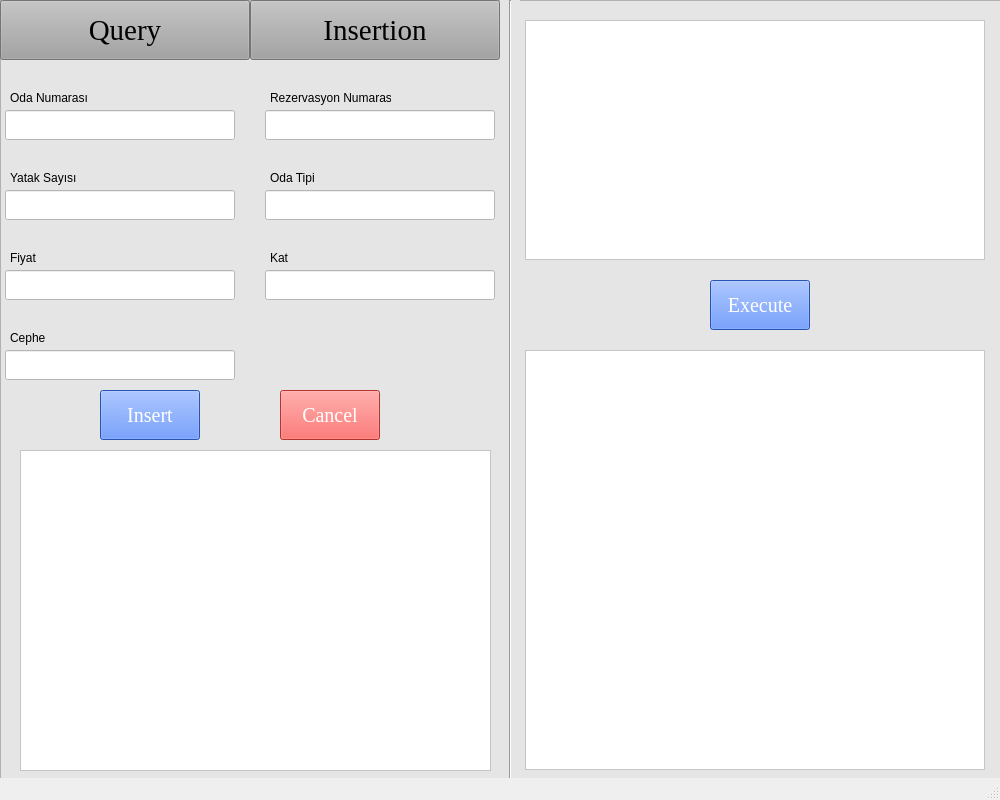
<?xml version="1.0" encoding="UTF-8"?>
<ui version="4.0">
 <class>MainWindow</class>
 <widget class="QMainWindow" name="MainWindow">
  <property name="geometry">
   <rect>
    <x>0</x>
    <y>0</y>
    <width>1000</width>
    <height>800</height>
   </rect>
  </property>
  <property name="windowTitle">
   <string>MainWindow</string>
  </property>
  <widget class="QWidget" name="centralwidget">
   <widget class="QFrame" name="frame_5">
    <property name="geometry">
     <rect>
      <x>0</x>
      <y>0</y>
      <width>1001</width>
      <height>800</height>
     </rect>
    </property>
    <property name="styleSheet">
     <string notr="true">background-color: rgb(229, 229, 229);</string>
    </property>
    <property name="frameShape">
     <enum>QFrame::StyledPanel</enum>
    </property>
    <property name="frameShadow">
     <enum>QFrame::Raised</enum>
    </property>
    <widget class="QPushButton" name="pushButton">
     <property name="geometry">
      <rect>
       <x>0</x>
       <y>0</y>
       <width>250</width>
       <height>60</height>
      </rect>
     </property>
     <property name="font">
      <font>
       <family>Times New Roman</family>
       <pointsize>22</pointsize>
      </font>
     </property>
     <property name="styleSheet">
      <string notr="true">background-color: rgb(163, 163, 163);</string>
     </property>
     <property name="text">
      <string>Query</string>
     </property>
    </widget>
    <widget class="QPushButton" name="pushButton_2">
     <property name="geometry">
      <rect>
       <x>250</x>
       <y>0</y>
       <width>250</width>
       <height>60</height>
      </rect>
     </property>
     <property name="font">
      <font>
       <family>Times New Roman</family>
       <pointsize>22</pointsize>
      </font>
     </property>
     <property name="styleSheet">
      <string notr="true">background-color: rgb(163, 163, 163);</string>
     </property>
     <property name="text">
      <string>Insertion</string>
     </property>
    </widget>
    <widget class="QTextEdit" name="textEdit">
     <property name="geometry">
      <rect>
       <x>525</x>
       <y>20</y>
       <width>460</width>
       <height>240</height>
      </rect>
     </property>
     <property name="styleSheet">
      <string notr="true">background-color: rgb(255, 255, 255);</string>
     </property>
    </widget>
    <widget class="QPushButton" name="pushButton_5">
     <property name="geometry">
      <rect>
       <x>710</x>
       <y>280</y>
       <width>100</width>
       <height>50</height>
      </rect>
     </property>
     <property name="palette">
      <palette>
       <active>
        <colorrole role="WindowText">
         <brush brushstyle="SolidPattern">
          <color alpha="255">
           <red>255</red>
           <green>255</green>
           <blue>255</blue>
          </color>
         </brush>
        </colorrole>
        <colorrole role="Button">
         <brush brushstyle="SolidPattern">
          <color alpha="255">
           <red>56</red>
           <green>116</green>
           <blue>255</blue>
          </color>
         </brush>
        </colorrole>
        <colorrole role="Light">
         <brush brushstyle="SolidPattern">
          <color alpha="255">
           <red>51</red>
           <green>133</green>
           <blue>255</blue>
          </color>
         </brush>
        </colorrole>
        <colorrole role="Text">
         <brush brushstyle="SolidPattern">
          <color alpha="255">
           <red>255</red>
           <green>255</green>
           <blue>255</blue>
          </color>
         </brush>
        </colorrole>
        <colorrole role="ButtonText">
         <brush brushstyle="SolidPattern">
          <color alpha="255">
           <red>255</red>
           <green>255</green>
           <blue>255</blue>
          </color>
         </brush>
        </colorrole>
        <colorrole role="Base">
         <brush brushstyle="SolidPattern">
          <color alpha="255">
           <red>56</red>
           <green>116</green>
           <blue>255</blue>
          </color>
         </brush>
        </colorrole>
        <colorrole role="Window">
         <brush brushstyle="SolidPattern">
          <color alpha="255">
           <red>56</red>
           <green>116</green>
           <blue>255</blue>
          </color>
         </brush>
        </colorrole>
       </active>
       <inactive>
        <colorrole role="WindowText">
         <brush brushstyle="SolidPattern">
          <color alpha="255">
           <red>255</red>
           <green>255</green>
           <blue>255</blue>
          </color>
         </brush>
        </colorrole>
        <colorrole role="Button">
         <brush brushstyle="SolidPattern">
          <color alpha="255">
           <red>56</red>
           <green>116</green>
           <blue>255</blue>
          </color>
         </brush>
        </colorrole>
        <colorrole role="Light">
         <brush brushstyle="SolidPattern">
          <color alpha="255">
           <red>51</red>
           <green>133</green>
           <blue>255</blue>
          </color>
         </brush>
        </colorrole>
        <colorrole role="Text">
         <brush brushstyle="SolidPattern">
          <color alpha="255">
           <red>255</red>
           <green>255</green>
           <blue>255</blue>
          </color>
         </brush>
        </colorrole>
        <colorrole role="ButtonText">
         <brush brushstyle="SolidPattern">
          <color alpha="255">
           <red>255</red>
           <green>255</green>
           <blue>255</blue>
          </color>
         </brush>
        </colorrole>
        <colorrole role="Base">
         <brush brushstyle="SolidPattern">
          <color alpha="255">
           <red>56</red>
           <green>116</green>
           <blue>255</blue>
          </color>
         </brush>
        </colorrole>
        <colorrole role="Window">
         <brush brushstyle="SolidPattern">
          <color alpha="255">
           <red>56</red>
           <green>116</green>
           <blue>255</blue>
          </color>
         </brush>
        </colorrole>
       </inactive>
       <disabled>
        <colorrole role="WindowText">
         <brush brushstyle="SolidPattern">
          <color alpha="255">
           <red>255</red>
           <green>255</green>
           <blue>255</blue>
          </color>
         </brush>
        </colorrole>
        <colorrole role="Button">
         <brush brushstyle="SolidPattern">
          <color alpha="255">
           <red>56</red>
           <green>116</green>
           <blue>255</blue>
          </color>
         </brush>
        </colorrole>
        <colorrole role="Light">
         <brush brushstyle="SolidPattern">
          <color alpha="255">
           <red>51</red>
           <green>133</green>
           <blue>255</blue>
          </color>
         </brush>
        </colorrole>
        <colorrole role="Text">
         <brush brushstyle="SolidPattern">
          <color alpha="255">
           <red>255</red>
           <green>255</green>
           <blue>255</blue>
          </color>
         </brush>
        </colorrole>
        <colorrole role="ButtonText">
         <brush brushstyle="SolidPattern">
          <color alpha="255">
           <red>255</red>
           <green>255</green>
           <blue>255</blue>
          </color>
         </brush>
        </colorrole>
        <colorrole role="Base">
         <brush brushstyle="SolidPattern">
          <color alpha="255">
           <red>56</red>
           <green>116</green>
           <blue>255</blue>
          </color>
         </brush>
        </colorrole>
        <colorrole role="Window">
         <brush brushstyle="SolidPattern">
          <color alpha="255">
           <red>56</red>
           <green>116</green>
           <blue>255</blue>
          </color>
         </brush>
        </colorrole>
       </disabled>
      </palette>
     </property>
     <property name="font">
      <font>
       <family>Times New Roman</family>
       <pointsize>15</pointsize>
      </font>
     </property>
     <property name="styleSheet">
      <string notr="true">background-color: rgb(56, 116, 255);
color: rgb(255, 255, 255);</string>
     </property>
     <property name="text">
      <string>Execute</string>
     </property>
    </widget>
    <widget class="QTextEdit" name="textEdit_2">
     <property name="geometry">
      <rect>
       <x>525</x>
       <y>350</y>
       <width>460</width>
       <height>420</height>
      </rect>
     </property>
     <property name="styleSheet">
      <string notr="true">background-color: rgb(255, 255, 255);</string>
     </property>
     <property name="readOnly">
      <bool>true</bool>
     </property>
    </widget>
    <widget class="Line" name="line_5">
     <property name="geometry">
      <rect>
       <x>500</x>
       <y>0</y>
       <width>20</width>
       <height>811</height>
      </rect>
     </property>
     <property name="orientation">
      <enum>Qt::Vertical</enum>
     </property>
    </widget>
    <widget class="QLineEdit" name="lineEdit">
     <property name="geometry">
      <rect>
       <x>5</x>
       <y>110</y>
       <width>230</width>
       <height>30</height>
      </rect>
     </property>
     <property name="styleSheet">
      <string notr="true">background-color: rgb(255, 255, 255);</string>
     </property>
     <property name="text">
      <string/>
     </property>
    </widget>
    <widget class="QLineEdit" name="lineEdit_2">
     <property name="geometry">
      <rect>
       <x>265</x>
       <y>110</y>
       <width>230</width>
       <height>30</height>
      </rect>
     </property>
     <property name="styleSheet">
      <string notr="true">background-color: rgb(255, 255, 255);</string>
     </property>
     <property name="text">
      <string/>
     </property>
    </widget>
    <widget class="QLineEdit" name="lineEdit_3">
     <property name="geometry">
      <rect>
       <x>5</x>
       <y>190</y>
       <width>230</width>
       <height>30</height>
      </rect>
     </property>
     <property name="styleSheet">
      <string notr="true">background-color: rgb(255, 255, 255);</string>
     </property>
     <property name="text">
      <string/>
     </property>
    </widget>
    <widget class="QLineEdit" name="lineEdit_5">
     <property name="geometry">
      <rect>
       <x>5</x>
       <y>270</y>
       <width>230</width>
       <height>30</height>
      </rect>
     </property>
     <property name="styleSheet">
      <string notr="true">background-color: rgb(255, 255, 255);</string>
     </property>
     <property name="text">
      <string/>
     </property>
    </widget>
    <widget class="QLineEdit" name="lineEdit_4">
     <property name="geometry">
      <rect>
       <x>265</x>
       <y>190</y>
       <width>230</width>
       <height>30</height>
      </rect>
     </property>
     <property name="styleSheet">
      <string notr="true">background-color: rgb(255, 255, 255);</string>
     </property>
     <property name="text">
      <string/>
     </property>
    </widget>
    <widget class="QLineEdit" name="lineEdit_6">
     <property name="geometry">
      <rect>
       <x>265</x>
       <y>270</y>
       <width>230</width>
       <height>30</height>
      </rect>
     </property>
     <property name="styleSheet">
      <string notr="true">background-color: rgb(255, 255, 255);</string>
     </property>
     <property name="text">
      <string/>
     </property>
    </widget>
    <widget class="QLabel" name="label_19">
     <property name="geometry">
      <rect>
       <x>10</x>
       <y>90</y>
       <width>111</width>
       <height>16</height>
      </rect>
     </property>
     <property name="text">
      <string>Oda Numarası</string>
     </property>
    </widget>
    <widget class="QLabel" name="label_20">
     <property name="geometry">
      <rect>
       <x>270</x>
       <y>90</y>
       <width>121</width>
       <height>16</height>
      </rect>
     </property>
     <property name="text">
      <string>Rezervasyon Numarası</string>
     </property>
    </widget>
    <widget class="QLabel" name="label_21">
     <property name="geometry">
      <rect>
       <x>10</x>
       <y>170</y>
       <width>111</width>
       <height>16</height>
      </rect>
     </property>
     <property name="text">
      <string>Yatak Sayısı</string>
     </property>
    </widget>
    <widget class="QLabel" name="label_22">
     <property name="geometry">
      <rect>
       <x>270</x>
       <y>170</y>
       <width>111</width>
       <height>16</height>
      </rect>
     </property>
     <property name="text">
      <string>Oda Tipi</string>
     </property>
    </widget>
    <widget class="QLabel" name="label_23">
     <property name="geometry">
      <rect>
       <x>10</x>
       <y>250</y>
       <width>111</width>
       <height>16</height>
      </rect>
     </property>
     <property name="text">
      <string>Fiyat</string>
     </property>
    </widget>
    <widget class="QLabel" name="label_24">
     <property name="geometry">
      <rect>
       <x>270</x>
       <y>250</y>
       <width>111</width>
       <height>16</height>
      </rect>
     </property>
     <property name="text">
      <string>Kat</string>
     </property>
    </widget>
    <widget class="QPushButton" name="pushButton_3">
     <property name="geometry">
      <rect>
       <x>100</x>
       <y>390</y>
       <width>100</width>
       <height>50</height>
      </rect>
     </property>
     <property name="palette">
      <palette>
       <active>
        <colorrole role="WindowText">
         <brush brushstyle="SolidPattern">
          <color alpha="255">
           <red>255</red>
           <green>255</green>
           <blue>255</blue>
          </color>
         </brush>
        </colorrole>
        <colorrole role="Button">
         <brush brushstyle="SolidPattern">
          <color alpha="255">
           <red>56</red>
           <green>116</green>
           <blue>255</blue>
          </color>
         </brush>
        </colorrole>
        <colorrole role="Light">
         <brush brushstyle="SolidPattern">
          <color alpha="255">
           <red>51</red>
           <green>133</green>
           <blue>255</blue>
          </color>
         </brush>
        </colorrole>
        <colorrole role="Text">
         <brush brushstyle="SolidPattern">
          <color alpha="255">
           <red>255</red>
           <green>255</green>
           <blue>255</blue>
          </color>
         </brush>
        </colorrole>
        <colorrole role="ButtonText">
         <brush brushstyle="SolidPattern">
          <color alpha="255">
           <red>255</red>
           <green>255</green>
           <blue>255</blue>
          </color>
         </brush>
        </colorrole>
        <colorrole role="Base">
         <brush brushstyle="SolidPattern">
          <color alpha="255">
           <red>56</red>
           <green>116</green>
           <blue>255</blue>
          </color>
         </brush>
        </colorrole>
        <colorrole role="Window">
         <brush brushstyle="SolidPattern">
          <color alpha="255">
           <red>56</red>
           <green>116</green>
           <blue>255</blue>
          </color>
         </brush>
        </colorrole>
       </active>
       <inactive>
        <colorrole role="WindowText">
         <brush brushstyle="SolidPattern">
          <color alpha="255">
           <red>255</red>
           <green>255</green>
           <blue>255</blue>
          </color>
         </brush>
        </colorrole>
        <colorrole role="Button">
         <brush brushstyle="SolidPattern">
          <color alpha="255">
           <red>56</red>
           <green>116</green>
           <blue>255</blue>
          </color>
         </brush>
        </colorrole>
        <colorrole role="Light">
         <brush brushstyle="SolidPattern">
          <color alpha="255">
           <red>51</red>
           <green>133</green>
           <blue>255</blue>
          </color>
         </brush>
        </colorrole>
        <colorrole role="Text">
         <brush brushstyle="SolidPattern">
          <color alpha="255">
           <red>255</red>
           <green>255</green>
           <blue>255</blue>
          </color>
         </brush>
        </colorrole>
        <colorrole role="ButtonText">
         <brush brushstyle="SolidPattern">
          <color alpha="255">
           <red>255</red>
           <green>255</green>
           <blue>255</blue>
          </color>
         </brush>
        </colorrole>
        <colorrole role="Base">
         <brush brushstyle="SolidPattern">
          <color alpha="255">
           <red>56</red>
           <green>116</green>
           <blue>255</blue>
          </color>
         </brush>
        </colorrole>
        <colorrole role="Window">
         <brush brushstyle="SolidPattern">
          <color alpha="255">
           <red>56</red>
           <green>116</green>
           <blue>255</blue>
          </color>
         </brush>
        </colorrole>
       </inactive>
       <disabled>
        <colorrole role="WindowText">
         <brush brushstyle="SolidPattern">
          <color alpha="255">
           <red>255</red>
           <green>255</green>
           <blue>255</blue>
          </color>
         </brush>
        </colorrole>
        <colorrole role="Button">
         <brush brushstyle="SolidPattern">
          <color alpha="255">
           <red>56</red>
           <green>116</green>
           <blue>255</blue>
          </color>
         </brush>
        </colorrole>
        <colorrole role="Light">
         <brush brushstyle="SolidPattern">
          <color alpha="255">
           <red>51</red>
           <green>133</green>
           <blue>255</blue>
          </color>
         </brush>
        </colorrole>
        <colorrole role="Text">
         <brush brushstyle="SolidPattern">
          <color alpha="255">
           <red>255</red>
           <green>255</green>
           <blue>255</blue>
          </color>
         </brush>
        </colorrole>
        <colorrole role="ButtonText">
         <brush brushstyle="SolidPattern">
          <color alpha="255">
           <red>255</red>
           <green>255</green>
           <blue>255</blue>
          </color>
         </brush>
        </colorrole>
        <colorrole role="Base">
         <brush brushstyle="SolidPattern">
          <color alpha="255">
           <red>56</red>
           <green>116</green>
           <blue>255</blue>
          </color>
         </brush>
        </colorrole>
        <colorrole role="Window">
         <brush brushstyle="SolidPattern">
          <color alpha="255">
           <red>56</red>
           <green>116</green>
           <blue>255</blue>
          </color>
         </brush>
        </colorrole>
       </disabled>
      </palette>
     </property>
     <property name="font">
      <font>
       <family>Times New Roman</family>
       <pointsize>15</pointsize>
      </font>
     </property>
     <property name="styleSheet">
      <string notr="true">background-color: rgb(56, 116, 255);
color: rgb(255, 255, 255);</string>
     </property>
     <property name="text">
      <string>Insert</string>
     </property>
    </widget>
    <widget class="QPushButton" name="pushButton_4">
     <property name="geometry">
      <rect>
       <x>280</x>
       <y>390</y>
       <width>100</width>
       <height>50</height>
      </rect>
     </property>
     <property name="palette">
      <palette>
       <active>
        <colorrole role="WindowText">
         <brush brushstyle="SolidPattern">
          <color alpha="255">
           <red>255</red>
           <green>255</green>
           <blue>255</blue>
          </color>
         </brush>
        </colorrole>
        <colorrole role="Button">
         <brush brushstyle="SolidPattern">
          <color alpha="255">
           <red>255</red>
           <green>71</green>
           <blue>65</blue>
          </color>
         </brush>
        </colorrole>
        <colorrole role="Light">
         <brush brushstyle="SolidPattern">
          <color alpha="255">
           <red>51</red>
           <green>133</green>
           <blue>255</blue>
          </color>
         </brush>
        </colorrole>
        <colorrole role="Text">
         <brush brushstyle="SolidPattern">
          <color alpha="255">
           <red>255</red>
           <green>255</green>
           <blue>255</blue>
          </color>
         </brush>
        </colorrole>
        <colorrole role="ButtonText">
         <brush brushstyle="SolidPattern">
          <color alpha="255">
           <red>255</red>
           <green>255</green>
           <blue>255</blue>
          </color>
         </brush>
        </colorrole>
        <colorrole role="Base">
         <brush brushstyle="SolidPattern">
          <color alpha="255">
           <red>255</red>
           <green>71</green>
           <blue>65</blue>
          </color>
         </brush>
        </colorrole>
        <colorrole role="Window">
         <brush brushstyle="SolidPattern">
          <color alpha="255">
           <red>255</red>
           <green>71</green>
           <blue>65</blue>
          </color>
         </brush>
        </colorrole>
       </active>
       <inactive>
        <colorrole role="WindowText">
         <brush brushstyle="SolidPattern">
          <color alpha="255">
           <red>255</red>
           <green>255</green>
           <blue>255</blue>
          </color>
         </brush>
        </colorrole>
        <colorrole role="Button">
         <brush brushstyle="SolidPattern">
          <color alpha="255">
           <red>255</red>
           <green>71</green>
           <blue>65</blue>
          </color>
         </brush>
        </colorrole>
        <colorrole role="Light">
         <brush brushstyle="SolidPattern">
          <color alpha="255">
           <red>51</red>
           <green>133</green>
           <blue>255</blue>
          </color>
         </brush>
        </colorrole>
        <colorrole role="Text">
         <brush brushstyle="SolidPattern">
          <color alpha="255">
           <red>255</red>
           <green>255</green>
           <blue>255</blue>
          </color>
         </brush>
        </colorrole>
        <colorrole role="ButtonText">
         <brush brushstyle="SolidPattern">
          <color alpha="255">
           <red>255</red>
           <green>255</green>
           <blue>255</blue>
          </color>
         </brush>
        </colorrole>
        <colorrole role="Base">
         <brush brushstyle="SolidPattern">
          <color alpha="255">
           <red>255</red>
           <green>71</green>
           <blue>65</blue>
          </color>
         </brush>
        </colorrole>
        <colorrole role="Window">
         <brush brushstyle="SolidPattern">
          <color alpha="255">
           <red>255</red>
           <green>71</green>
           <blue>65</blue>
          </color>
         </brush>
        </colorrole>
       </inactive>
       <disabled>
        <colorrole role="WindowText">
         <brush brushstyle="SolidPattern">
          <color alpha="255">
           <red>255</red>
           <green>255</green>
           <blue>255</blue>
          </color>
         </brush>
        </colorrole>
        <colorrole role="Button">
         <brush brushstyle="SolidPattern">
          <color alpha="255">
           <red>255</red>
           <green>71</green>
           <blue>65</blue>
          </color>
         </brush>
        </colorrole>
        <colorrole role="Light">
         <brush brushstyle="SolidPattern">
          <color alpha="255">
           <red>51</red>
           <green>133</green>
           <blue>255</blue>
          </color>
         </brush>
        </colorrole>
        <colorrole role="Text">
         <brush brushstyle="SolidPattern">
          <color alpha="255">
           <red>255</red>
           <green>255</green>
           <blue>255</blue>
          </color>
         </brush>
        </colorrole>
        <colorrole role="ButtonText">
         <brush brushstyle="SolidPattern">
          <color alpha="255">
           <red>255</red>
           <green>255</green>
           <blue>255</blue>
          </color>
         </brush>
        </colorrole>
        <colorrole role="Base">
         <brush brushstyle="SolidPattern">
          <color alpha="255">
           <red>255</red>
           <green>71</green>
           <blue>65</blue>
          </color>
         </brush>
        </colorrole>
        <colorrole role="Window">
         <brush brushstyle="SolidPattern">
          <color alpha="255">
           <red>255</red>
           <green>71</green>
           <blue>65</blue>
          </color>
         </brush>
        </colorrole>
       </disabled>
      </palette>
     </property>
     <property name="font">
      <font>
       <family>Times New Roman</family>
       <pointsize>15</pointsize>
      </font>
     </property>
     <property name="styleSheet">
      <string notr="true">color: rgb(255, 255, 255);
background-color: rgb(255, 71, 65);</string>
     </property>
     <property name="text">
      <string>Cancel</string>
     </property>
    </widget>
    <widget class="QTextEdit" name="textEdit_3">
     <property name="geometry">
      <rect>
       <x>20</x>
       <y>450</y>
       <width>471</width>
       <height>321</height>
      </rect>
     </property>
     <property name="styleSheet">
      <string notr="true">background-color: rgb(255, 255, 255);</string>
     </property>
     <property name="readOnly">
      <bool>true</bool>
     </property>
    </widget>
    <widget class="QLineEdit" name="lineEdit_7">
     <property name="geometry">
      <rect>
       <x>5</x>
       <y>350</y>
       <width>230</width>
       <height>30</height>
      </rect>
     </property>
     <property name="styleSheet">
      <string notr="true">background-color: rgb(255, 255, 255);</string>
     </property>
     <property name="text">
      <string/>
     </property>
    </widget>
    <widget class="QLabel" name="label_25">
     <property name="geometry">
      <rect>
       <x>10</x>
       <y>330</y>
       <width>111</width>
       <height>16</height>
      </rect>
     </property>
     <property name="text">
      <string>Cephe</string>
     </property>
    </widget>
   </widget>
  </widget>
  <widget class="QStatusBar" name="statusbar"/>
 </widget>
 <resources/>
 <connections/>
</ui>
